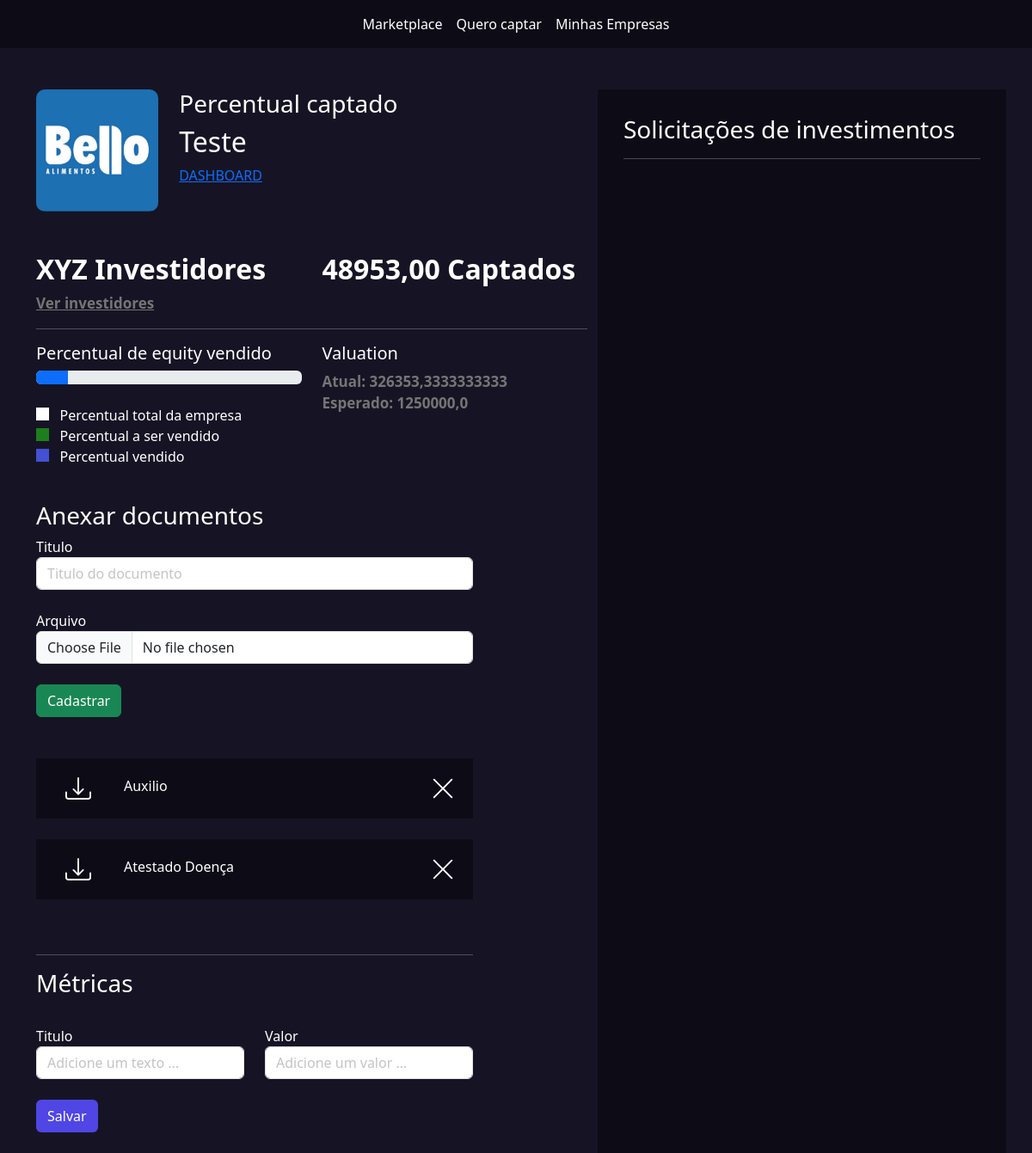
The app's page /empresarios/empresas/1/ (signed in) with its own data.
### empresarios/models.py (models this page shows, shortened)
class Empresa(models.Model):
    tempo_existencia_choices = (
        ('-6', 'Menos de 6 meses'),
        ('+6', 'Mais de 6 meses'),
        ('+1', 'Mais de 1 ano'),
        ('+5', 'Mais de 5 anos')
    )
    estagio_choices = (
        ('I', 'Tenho apenas uma idea'),
        ('MVP', 'Possuo um MVP'),
        ('MVPP', 'Possuo um MVP com clientes pagantes'),
        ('E', 'Empresa pronta para escalar'),
    )
    area_choices = (
        ('ED', 'Ed-tech'),
        ('FT', 'Fintech'),
        ('AT', 'Agrotech'),
    )
    user = models.ForeignKey(User, on_delete=models.DO_NOTHING)
    nome = models.CharField(max_length=50)
    cnpj = models.CharField(max_length=30)
    site = models.URLField()
    tempo_existencia = models.CharField(
        max_length=2, choices=tempo_existencia_choices, default='-6')
    descricao = models.TextField()
    data_final_captacao = models.DateField()
    percentual_equity = models.IntegerField()  # Percentual esperado
    estagio = models.CharField(
        max_length=4, choices=estagio_choices, default='I')
    area = models.CharField(max_length=3, choices=area_choices)
    publico_alvo = models.CharField(max_length=3)
    valor = models.DecimalField(max_digits=9, decimal_places=2)
    pitch = models.FileField(upload_to='pitchs')
    logo = models.FileField(upload_to='logo')
    @property
    def valuation(self):
        return float(f'{(100 * self.valor) / self.percentual_equity: .2f}')

class Documento(models.Model):
    empresa = models.ForeignKey(Empresa, on_delete=models.DO_NOTHING)
    titulo = models.CharField(max_length=50)
    arquivo = models.FileField(upload_to='documentos')

### empresarios/views.py (the view)
# urls.py: path('empresas/<int:id>/', views.empresa, name='empresa'),
def empresa(request, id: int):
    empresa = Empresa.objects.get(id=id)
    if not empresa.user == request.user:
        messages.add_message(request, constants.ERROR,
                             'Essa empresa não é sua.')
        return redirect(f'/empresarios/listar_empresas')
    if request.method == 'GET':
        documentos = Documento.objects.filter(empresa=empresa)
        percentual_vendido = 0
        for pi in PropostaInvestimento.objects.filter(status='PA'):
            percentual_vendido += pi.percentual
        total_captado = sum(PropostaInvestimento.objects.filter(
            status='PA').values_list('valor', flat=True))
        valuation_atual = (100 * float(total_captado) /
                           float(percentual_vendido)) if percentual_vendido != 0 else 0
        propostas_investimentos_enviadas = PropostaInvestimento.objects.filter(
            empresa=empresa).filter(status='PE')
        return render(request, 'empresa.html', {'empresa': empresa, 'documentos': documentos, 'propostas': propostas_investimentos_enviadas, 'total_captado': total_captado, 'valuation_atual': valuation_atual})
    elif request.method == 'POST':
        pass

### empresarios/templates/empresa.html (shortened to what this page needs)
{% extends "base.html" %}
{% load static %}
{% block 'head' %}
<link rel="stylesheet" href="{% static 'empresarios/css/listar_empresas.css' %}">
<link rel="stylesheet" href="{% static 'empresarios/css/empresa.css' %}">
<link rel="stylesheet" href="{% static 'usuarios/css/usuarios.css' %}">
{% endblock 'head' %}
{% block 'body' %}
    {% include "partials/barra_navegacao.html" %}
    <br><br>
    <div class="container">
        <div class="row">
            <div class="col-md-7">
                <div class="row">
                    <div class="col-md-3">
                        <img src="{{ empresa.logo.url }}" class="foto-empresa" alt="">
                    </div>
                    <div class="col-md">
                        <h3>Percentual captado</h3>
                        <h2>{{ empresa.nome }}</h2>
                        <a href="{% url 'dashboard' id=empresa.id %}" class="">DASHBOARD</a>
                    </div>
                </div>
                <br><br>
                <div class="row">
                    <div class="col-md">
                        <h2 class="titulo2">XYZ Investidores</h2>
                        <a href="#" class="sub-fonte">Ver investidores</a>
                    </div>
                    <div class="col-md">
                        <h2 class="titulo2">{{ total_captado }} Captados</h2>
                    </div>
                </div>
                <hr>
                <div class="row">
                    <div class="col-md">
                        <h5>Percentual de equity vendido</h5>
                        <div class="progress">
                            <div class="progress-bar bg-primary"
                                 style="width: {{ empresa.percentual_equity }}%"></div>
                        </div>
                        <br>
                        <label class="point-white"></label><span>&nbsp&nbsp Percentual total da empresa</span>
                        <br>
                        <label class="point-green"></label><span>&nbsp&nbsp Percentual a ser vendido</span>
                        <br>
                        <label class="point-blue"></label><span>&nbsp&nbsp Percentual vendido</span>
                    </div>
                    <div class="col-md">
                        <h5>Valuation</h5>
                        <span class="sub-fonte">Atual: {{ valuation_atual }}</span>
                        <br>
                        <span class="sub-fonte">Esperado: {{ empresa.valuation }}</span>
                    </div>
                    <div class="documentos">
                        <h3>Anexar documentos</h3>
                        <form action="{% url 'add_doc' empresa.id %}" method="POST" enctype='multipart/form-data'>
                            <label>Titulo</label>
                            <input type="text" name="titulo" class="form-control" placeholder="Titulo do documento">
                            <br>
                            <label>Arquivo</label>
                            <input type="file" name="arquivo" class="form-control">
                            <br>
                            <input type="submit" class="btn btn-success" value="Cadastrar">
                        </form>
                        <br><br>
                            {% for documento in documentos %}
                            <div class="list_documentos">
                                <div class="row">
                                    <div class="col-md-2" style="text-align: center">
                                        <a href="{{ documento.arquivo.url }}">
                                        </a>
                                    </div>
                                    <div class="col-md-6">{{ documento.titulo }}</div>
                                    <div class="col-md-4" style="text-align: right;">
                                        <a href="{% url 'excluir_doc' documento.id %}">
                                        </a>
                                    </div>
                                </div>
                            </div>
                            <br>
                            {% endfor %}
                        <br>
                        <hr>
                        <h3>Métricas</h3>
                        <br>
                        <div class="row">
                            <div class="col-md">
                                <form action="{% url 'add_metrica' id=empresa.id %}" method="POST">{% csrf_token %}
                                <label>Titulo</label>
                                <input type="text" class="form-control" name="titulo" placeholder="Adicione um texto ...">
                            </div>
                            <div class="col-md">
                                <label>Valor</label>
                                <input type="text" class="form-control" name="valor" placeholder="Adicione um valor ...">
                            </div>
                        </div>
                        <br>
                        <input type="submit" value="Salvar" class="btn btn-indigo-normal">
                        <br><br>
                    </div>
                </div>
            </div>
            <div class="col-md-5 dark-color intereses-investimentos">
                <h3>Solicitações de investimentos</h3>
                <hr>
                <br>
            </div>
        </div>
    </div>
{% endblock 'body' %}

### templates/static/geral/css/base.css (style rules this page uses)
:root { --main-color: #161424; --dark-color: #0D0C16; --contrast-color: #4F46E5; }
body { color: white !important; background-color: var(--main-color) !important; }
.dark-color { background-color: var(--dark-color); color: white !important; }

### templates/static/empresarios/css/empresa.css (style rules this page uses)
.intereses-investimentos { min-height: 80vh; padding: 30px }
.foto-empresa { width: 100%; border-radius: 10px; }
.sub-fonte { color:rgb(117, 117, 117); font-size: 17px; font-weight: bold; }
.titulo2 { font-weight: bold; }
.point-white { width: 15px; height: 15px; background-color: white; }
.point-green { width: 15px; height: 15px; background-color: #1d7e1d; }
.point-blue { width: 15px; height: 15px; background-color: #4351d4; }
.documentos { width: 80%; margin-top: 40px; }
.list_documentos { background-color: var(--dark-color); padding: 20px; }

### templates/static/usuarios/css/usuarios.css (style rules this page uses)
.btn-indigo-normal { background-color: var(--contrast-color); color: white; }

### records on screen
Empresa: logo (picture), nome "Teste", valuation "1250000,0"
Documento: titulo "Auxilio"
Documento: titulo "Atestado Doença"

### other values on screen
{{ total_captado }} "48953,00"
{{ valuation_atual }} "326353,3333333333"
